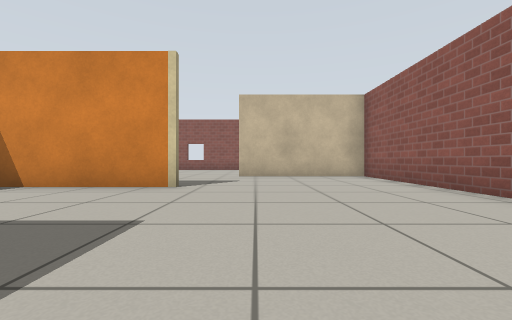
view 1 (above)

12 first-person views from a walk through a Gazebo world. The camera is 0.5 m above the floor, looks level and sees 90° across. The floor is counted in squares, 1 m on a side. Each view is taken from the middle of a square. On the plan, view 1 faces up. The plan holds only what a view shows up to about 9 squares ahead; the rest is blank. Gazebo's built-in surfaces are drawn with simple patterns.

view 2
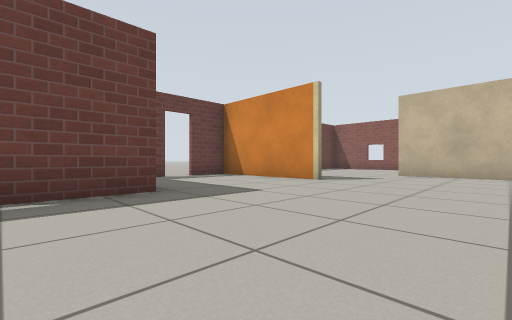

view 3
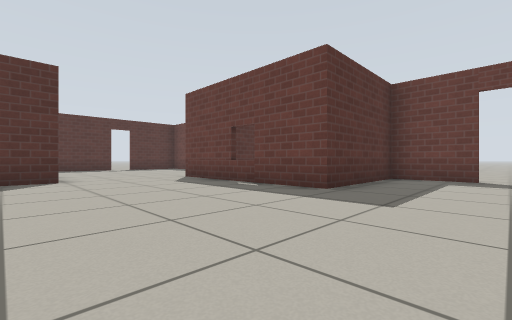

view 4
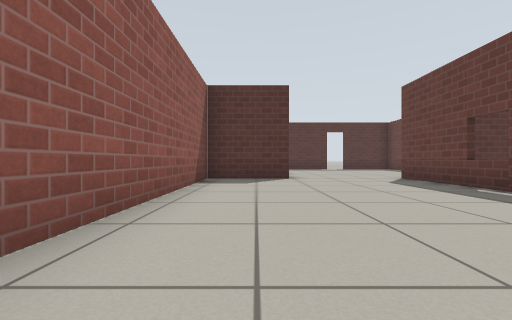

view 5
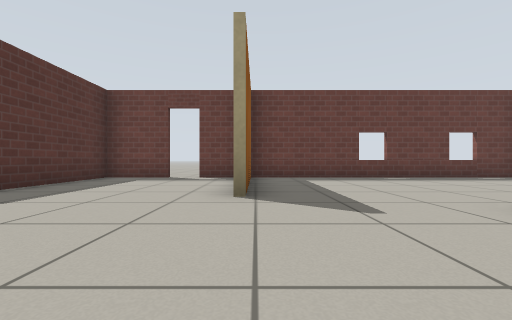

view 6
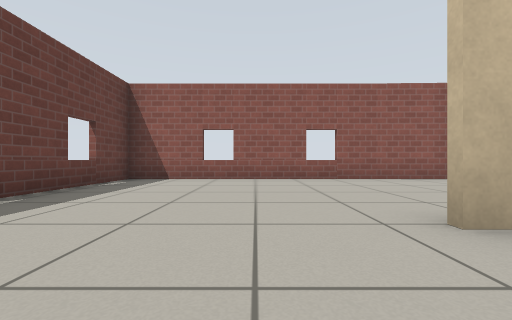

view 7
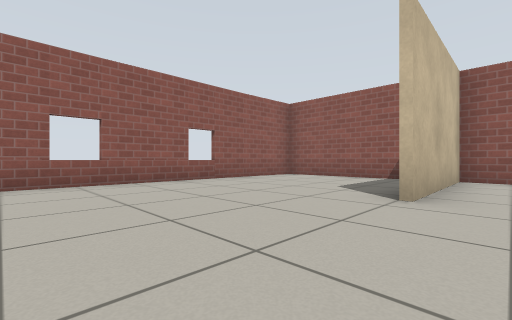

view 8
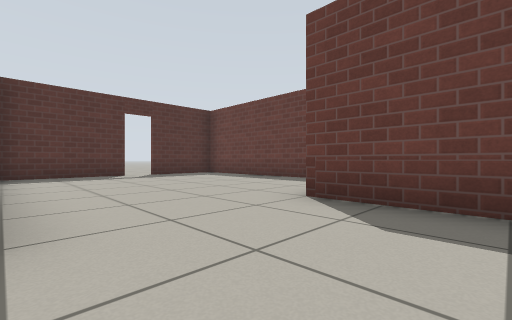

view 9
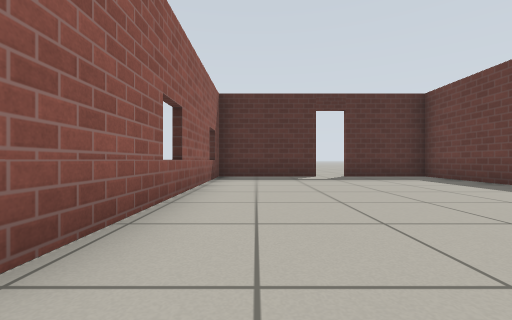

view 10
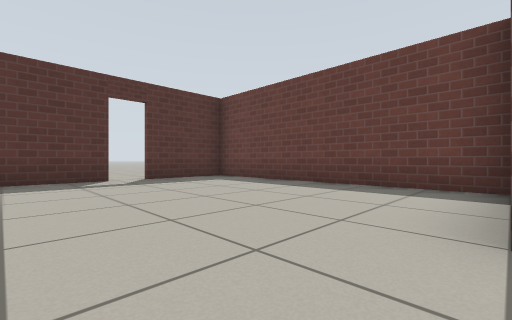

view 11
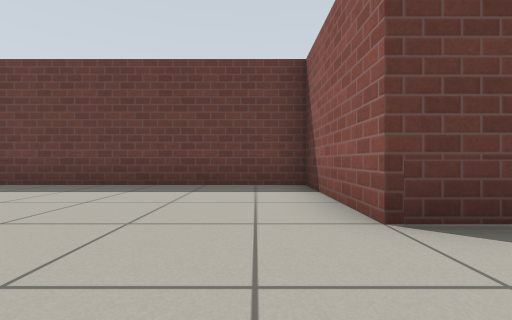

view 12
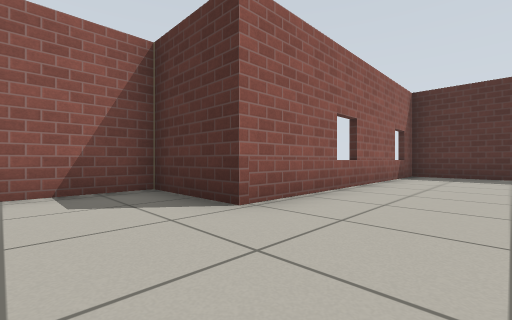

### Floor plan
Points are (right, up) in squares from view 1. A wall is a line through its corners. A room is listed if a view was taken in it or the views show most of it. See-through windows are left out.
Room 1 (views 1, 2, 3, 4, 5, 8, 9, 10, 12)
walls: (-1.4, 4.7) (-5, 4.7); (3.3, 3.3) (3.3, 7.8) (-0.6, 7.8); (-5.3, 2.5) (-5.3, 0.8) (-2, 0.8) (-2, -4); (1.1, -3.9) (3.3, -3.9) (3.3, 1.8); (-5.3, 5) (-5.3, 3.4)
ways out: opening at (-1, 6.5) to room 2; opening at (-0.5, -4) to room 3; open door at (-5, 3)
Room 2 (views 6, 7)
walls: (3.3, 9) (3.3, 12.4); (3.1, 12.7) (-5.3, 12.7) (-5.3, 5); (-4.4, 4.9) (-1.6, 4.9)
ways out: opening at (-1, 6.5) to room 1
Room 3 (view 11)
walls: (-2, -4) (-5.1, -4) (-5.1, -10.7) (-2.6, -10.7); (-1.9, -10.7) (1.1, -10.7) (1.1, -3.9)
ways out: opening at (-0.5, -4) to room 1; open door at (-2.5, -11)

Positions as (right, up) in squares from view 1, and headings:
1: (0, 0), facing up
2: (2, -1), facing up-left
3: (2, 3), facing down-left
4: (2, 3), facing down
5: (2, 5), facing left
6: (-2, 6), facing up
7: (-4, 7), facing up-right
8: (1, -2), facing down-left
9: (0, -3), facing down
10: (0, -4), facing down-left
11: (0, -5), facing left
12: (-1, -2), facing down-right
